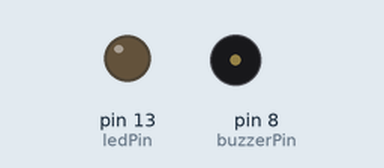
A sketch run on a simulated Arduino Uno, built with avr-gcc and run on an emulated ATmega328P. Parts: output pins drawn as LEDs (lit = HIGH), buzzer (waves = sounding).

Above: at 2.4 s.
At 6.65 s:
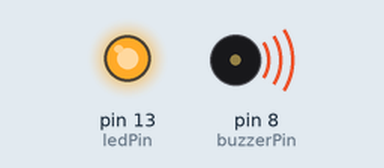
Timing chart, 0 to 7.0 s (numbered marks = the images above):
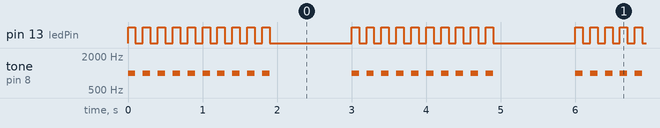

Measured:
- by itself, pin 13 (ledPin): repeats every 3.0 s: 9 × (LOW 0.10 s, HIGH 0.10 s), LOW 1.1 s, HIGH 0.10 s
- by itself, tone on pin 8 (buzzerPin): repeats every 3.0 s: 9 × (silent 0.10 s, 1000 Hz 0.10 s), silent 1.1 s, 1000 Hz 0.10 s

The sketch:

91.ino
```cpp
// Pin Definitions
const int ledPin = 13;       // Pin for the LED (flashing light)
const int buzzerPin = 8;     // Pin for the buzzer (siren)

void setup() {
  pinMode(ledPin, OUTPUT);   // Set LED pin as an output
  pinMode(buzzerPin, OUTPUT); // Set buzzer pin as an output
}

void loop() {
  // Flash the LED
  for (int i = 0; i < 10; i++) {
    digitalWrite(ledPin, HIGH); // Turn LED on
    tone(buzzerPin, 1000);      // Play siren sound at 1000 Hz
    delay(100);                 // Wait for 100 ms
    digitalWrite(ledPin, LOW);  // Turn LED off
    noTone(buzzerPin);          // Stop the siren sound
    delay(100);                 // Wait for 100 ms
  }

  // Create a longer break
  delay(1000); // Wait for 1 second
}
```
